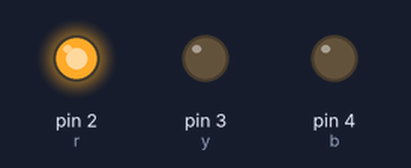
Recording of a sketch running on a simulated Arduino Uno, built with avr-gcc and run on an emulated ATmega328P. Parts: output pins drawn as LEDs (lit = HIGH).

Above: at 2.5 s.
At 6.2 s:
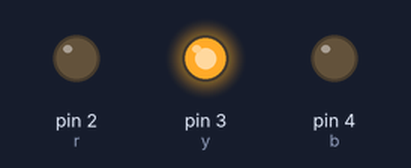
At 12.5 s:
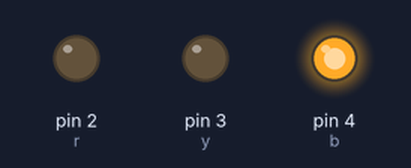
Timing chart, 0 to 22.8 s (numbered marks = the images above):
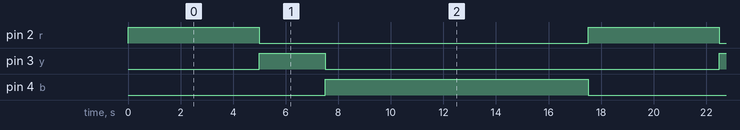

Measured:
- by itself, pin 2 (r): alternates HIGH for 5.0 s and LOW for 12.5 s
- by itself, pin 3 (y): alternates HIGH for 2.5 s and LOW for 15.0 s
- by itself, pin 4 (b): alternates HIGH for 10.0 s and LOW for 7.5 s

The sketch:

main.ino
```cpp
int r = 2;
int y = 3;
int b = 4;

void setup() {
  // put your setup code here, to run once:
  pinMode(r, OUTPUT);
  pinMode(y, OUTPUT);
  pinMode(b, OUTPUT);

}

void loop() {
  // put your main code here, to run repeatedly:
  digitalWrite(r, HIGH);
  digitalWrite(y, LOW);
  digitalWrite(b, LOW);
  delay(5000);

  digitalWrite(r, LOW);
  digitalWrite(y, HIGH);
  digitalWrite(b, LOW);
  delay(2500);

  digitalWrite(r, LOW);
  digitalWrite(y, LOW);
  digitalWrite(b, HIGH);
  delay(10000);


}
```
